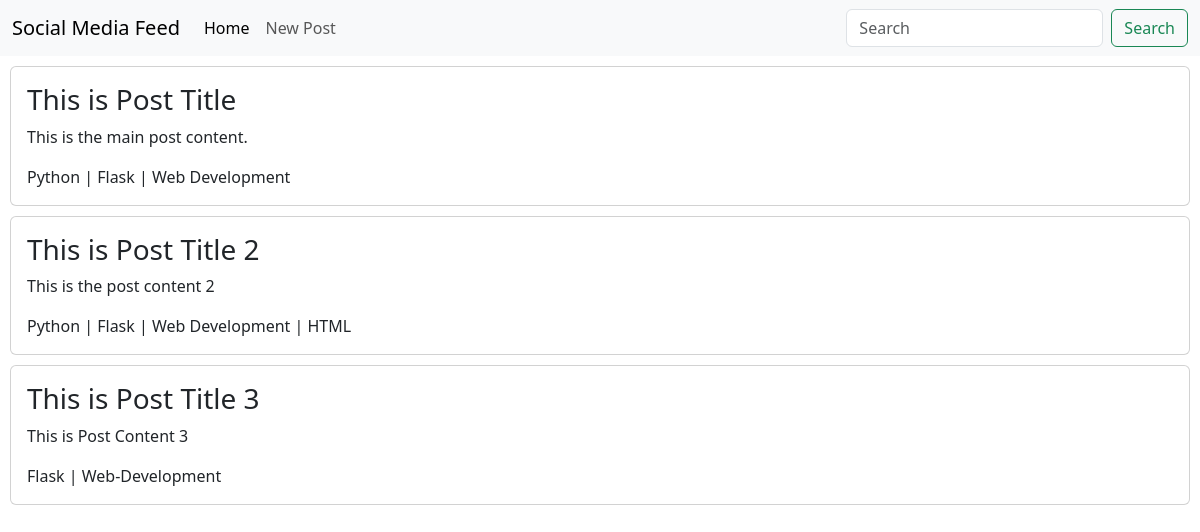
The page / on the database its author committed.
### main.py (models this page shows)
class Feed(db.Model):
    id = db.Column(db.String, primary_key=True)
    title = db.Column(db.String, primary_key=False)
    post = db.Column(db.String, primary_key=False)
    keywords = db.Column(db.String, primary_key=False)

### main.py (the view)
@server.route('/')
def index():
    feeds = Feed.query.all()
    return render_template('index.html', feeds=feeds)

### templates/index.html (shortened to what this page needs)
<!doctype html>
<html lang="en">
<head>
    <link href="https://cdn.jsdelivr.net/npm/bootstrap@5.3.3/dist/css/bootstrap.min.css" rel="stylesheet"
>
</head>
<body>
    <nav class="navbar navbar-expand-lg bg-body-tertiary">
        <div class="container-fluid">
            <a class="navbar-brand" href="/">Social Media Feed</a>
            <div class="collapse navbar-collapse" id="navbarSupportedContent">
                <ul class="navbar-nav me-auto mb-2 mb-lg-0">
                    <li class="nav-item">
                        <a class="nav-link active" aria-current="page" href="/">Home</a>
                    </li>
                    <li class="nav-item">
                        <a class="nav-link" href="/new">New Post</a>
                    </li>
                </ul>
                <form class="d-flex" role="search" action="/search">
                    <input class="form-control me-2" type="search" placeholder="Search" aria-label="Search" id="query">
                    <button class="btn btn-outline-success" type="submit">Search</button>
                </form>
            </div>
        </div>
    </nav>
    <section class="cards">
        {% for feed in feeds %}
        <div class="card">
            <div class="card-body">
                <h3 class="title card-text">{{feed.title}}</h3>
                <p class="card-text">{{feed.post}}</p>
                <span class="card-text">{{feed.keywords}}</span>
            </div>
        </div>
        {% endfor %}
    </section>
</body>
</html>

### templates/index.html (style rules this page uses)
.cards { display: flex; flex-direction: column; gap: 10px; padding: 10px; }

### rows shown on the page
Feed: title "This is Post Title", post "This is the main post content.", keywords "Python | Flask | Web Development"
Feed: title "This is Post Title 2", post "This is the post content 2", keywords "Python | Flask | Web Development | HTML"
Feed: title "This is Post Title 3", post "This is Post Content 3", keywords "Flask | Web-Development"
